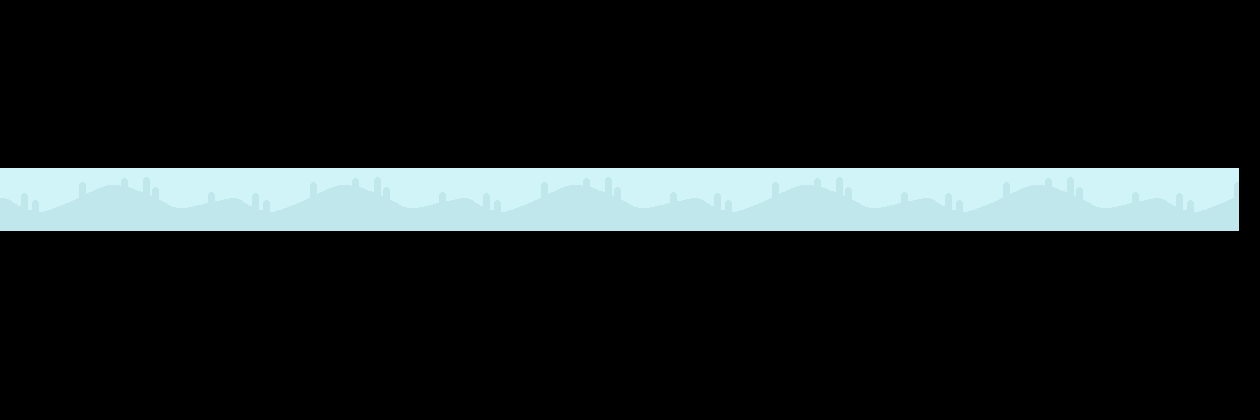

This is a level from a 2D game, rendered from its Tiled map with the project's own tilesets. A one-line summary and the map file follow, with tile-layer data summarised:
An orthogonal 60x20 tile map with 21x21 px tiles, 1 tile layer (Background), 1 hidden layer not drawn, 2 tilesets.

<map version="1.0" orientation="orthogonal" renderorder="right-down" width="60" height="20" tilewidth="21" tileheight="21" nextobjectid="1">
 <tileset firstgid="1" name="backgrounds" tilewidth="21" tileheight="21">
  <image source="backgrounds.png" width="231" height="189" />
 </tileset>
 <tileset firstgid="100" name="spritesheet" tilewidth="21" tileheight="21" spacing="2" margin="2">
  <image source="spritesheet.png" trans="5e81a2" width="692" height="692" />
 </tileset>
 <layer name="Background" width="60" height="20">
  <data>[1200 cells, 177 non-empty, 33 distinct tile ids]</data>
 </layer>
 <layer name="Platforms" width="60" height="20" visible="0">
  <data>[1200 cells, 177 non-empty, 2 distinct tile ids]</data>
 </layer>
</map>
